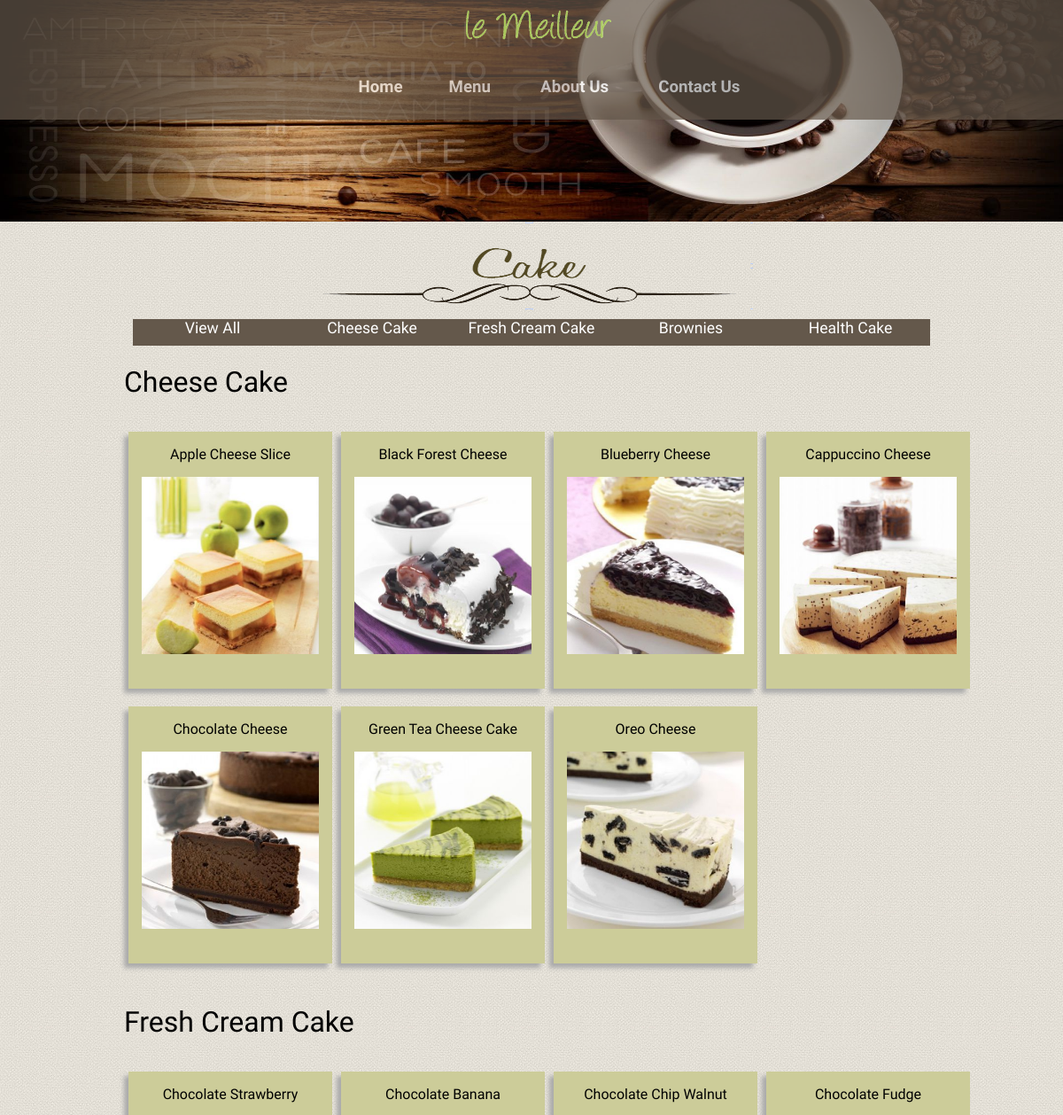
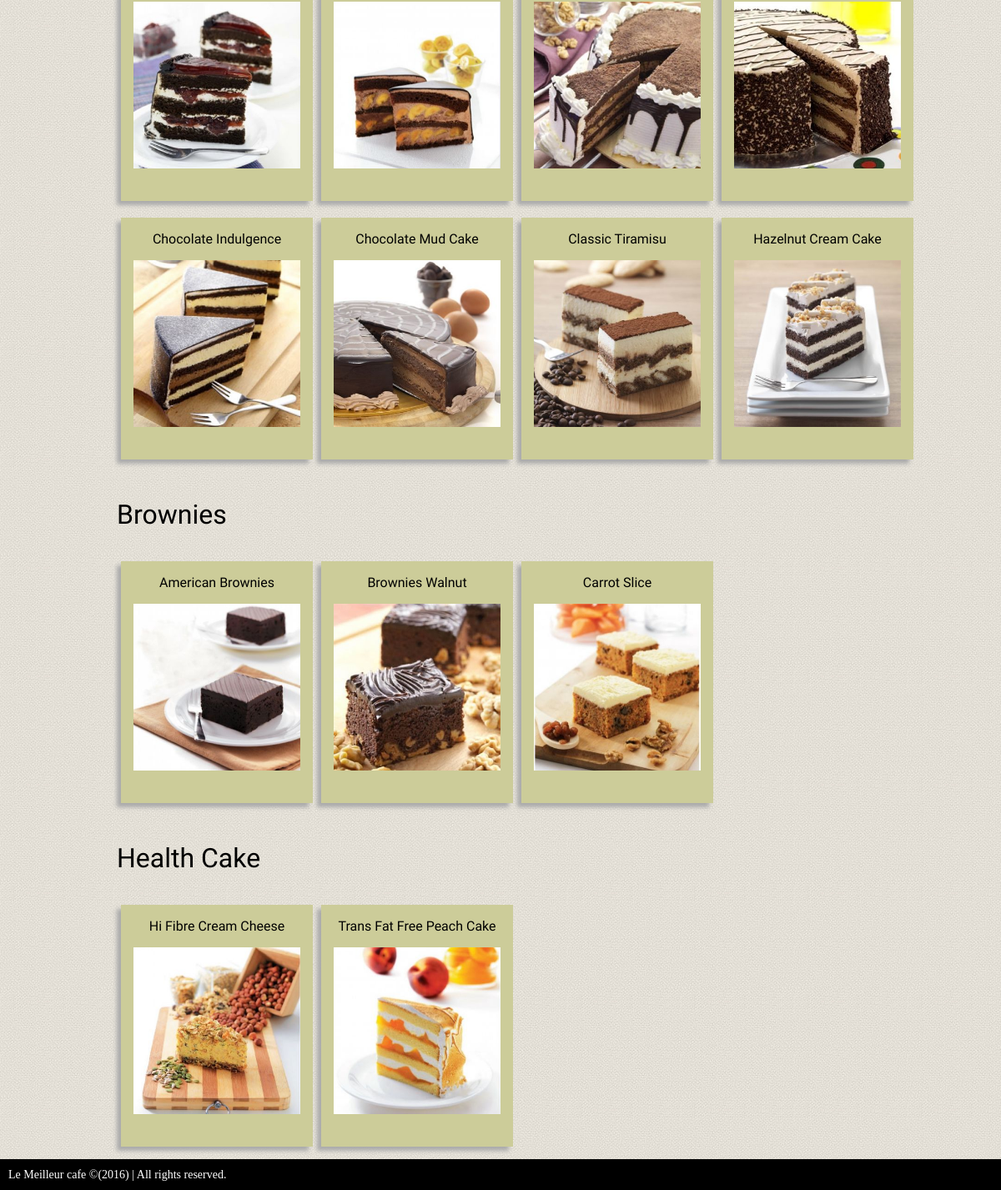
Screenshot of /menu/cake.php with the database file from the repository (2 pictures, top to bottom).
### tables this page shows
CREATE TABLE cake (
id INT  UNSIGNED AUTO_INCREMENT PRIMARY KEY,
name VARCHAR(30) NOT NULL,
cakeType VARCHAR(50) NOT NULL,
image VARCHAR(200) NOT NULL,
description VARCHAR(500)NOT NULL
);

### menu/cake.php (the view, shortened to what this page needs)
<!DOCTYPE html>
<html>
<head>
<link rel="stylesheet" href="../styles/mystyle.css">
</head>
<body>
<?php include('../includes/header.php');?>
<?php include('../includes/navigation.php');?>
<div id="wrapper">
<div id="contentWrapper">
<?php include("../includes/DBSetting.php");?>
<?php $cakeTypes=array("Cheese Cake", "Fresh Cream Cake", "Brownies", "Health Cake");?>
<div id="cakeheader" class="title"></div>
<ul class="diffTypeNav" id="cakeNav">
<li class="cakeMenuNavList"><a onclick="showAll();">View All</a></li>
<li class="cakeMenuNavList"><a onclick="showCheeseCake();">Cheese Cake</a></li>
<li class="cakeMenuNavList"><a onclick="showFreshCreamCake();">Fresh Cream Cake</a></li>
<li class="cakeMenuNavList"><a onclick="showBrownies();">Brownies</a></li>
<li class="cakeMenuNavList"><a onclick="showHealthCake();">Health Cake</a></li>
</ul>
<?php foreach($cakeTypes as $cakeType) {?>
<?php $sql = "SELECT * FROM cake where cakeType='".$cakeType."'";
$result = $conn->query($sql);
if ($result->num_rows > 0) {
?>
<?php echo"<ul id='menu$cakeType' class='menuUL'>";?>
<p class="type"><?php echo $cakeType ?></p>
<?php
     while($row = $result->fetch_assoc()) {
?>
<li id="menuLI">
<div id="menuBox">
<p class="menuName"><?php echo $row["name"]; ?></p>
<div id="f1_container">
<div id="f1_card" class="shadow">
<div class="front face">
<img id="<?php echo $row["id"]; ?>" src="<?php echo $row["image"]; ?>" alt="<?php echo $row["name"]; ?>" width="200" height="200">
</div>
<div class="back face">
</div>
</div>
</div>
</div>
</li>
	 <?php }?>
	 </ul>
<?php }}
include('../includes/footer.php');?>
</div>
</div>
</body>
</html>

### includes/header.php
<header id="pageHeader">
	<a href = "/cafe/index.php" style="	list-style-type: none;">
	<img src="/cafe/images/logo.png" alt="header" width="100%">
	</a>
</header>

### includes/navigation.php (shortened to what this page needs)
<nav class="topNavigation">
	<ul class="topnav">
	<li class="home"><a href="/cafe"><h3>Home</h3></a>
	<li class="list"><a href="/cafe/menu" class="dropdownlist"><h3>Menu</h3></a>
	</li>
	<li><a href="/cafe/about"><h3>About Us</h3></a></li>
	<li><a href="/cafe/contactus"><h3>Contact Us</h3></a></li>
	</ul>
</nav>

### includes/footer.php
<footer id="pageFooter">
Le Meilleur cafe &copy(2016) | All rights reserved.
</footer>

### styles/mystyle.css (style rules this page uses)
html { height:100%; }
div#contentWrapper { background-image: url(../images/background.jpg); background-repeat: repeat; padding: 0; font-size: 16px; margin: auto; z-index: 10; }
header#pageHeader { position: fixed; width: 180px; margin: auto; padding-left: 43%; z-index: 10; opacity: 0.9; }
.title { padding-top: 100px; background-size: 500px 100px; background-repeat: no-repeat; background-position: center; }
body { margin:0px; padding:0px; height:100%; }
footer#pageFooter { margin:0px; padding:10px; border-top:1px dotted black; font-size: 14px; color: white; background: black; }
.topNavigation { position: fixed; width: 100%; z-index: 9; opacity: 0.7; background-color: rgb(100,88,75); }
nav ul { list-style-type: none; margin: auto; text-align:center; padding-top: 60px; overflow: hidden; }
nav li { font-family: PT Sans Narrow; padding: 0 10px; margin: auto; display: inline-block; }
nav li a, .dropdownlist { display: inline-block; color: white; text-align: center; padding: 8px 16px; text-decoration: none; }
ul.menuUL { display:table; list-style: none outside none; width: 960px; margin:auto; }
li#menuLI { float: left; display: block; width: 230px; height: 300px; margin:5px; }
ul.diffTypeNav { position:relative; top:10px; list-style-type: none; height:30px; overflow: hidden; background-color: rgb(100,88,75); margin:auto; padding:0; font-size:1.1em; font-family:PT Sans Narrow; }
ul#cakeNav { width:900px; }
li.cakeMenuNavList { float: left; width: 180px; height:100% }
li.cakeMenuNavList a { display: inline-block; color: white; text-align: center; width: 100%; height:100%; text-decoration: none; font-family: Abel, sans-serif; }
#menuBox { display: inline-block; width: 230px; height:290px; text-align: center; background-color: #cccc99; box-shadow: -5px 5px 5px #aaa; position:relative; }
#f1_container { perspective: 1000; }
#f1_card { position: absolute; width: 100%; height: 100%; transform-style: preserve-3d; transition: 300ms linear all; }
.face { -webkit-backface-visibility: hidden; backface-visibility: hidden; -webkit-transition: -webkit-transform 1s; transition: transform 1s; position: absolute; width: 100%; height: 100%; backface-visibility: hidden; }
.face.back { display: block; box-sizing: border-box; transform: rotateY(180deg); text-align: center; color:#666633; width:200px; height:200px; margin-left:15px; }
div #cakeheader { background-image:url("../images/menuTitle/cake.png"); }
div.title { padding-top:100px; background-position:center; background-size:500px 100px; background-repeat: no-repeat; }
p.type { font-family: Abel, sans-serif; font-size: 2.0em; }
p.menuName { font-family: Abel, sans-serif; text-align:center; }

### rows the page displays
cake: name "Apple Cheese Slice", image (picture)
cake: name "Black Forest Cheese", image (picture)
cake: name "Blueberry Cheese", image (picture)
cake: name "Cappuccino Cheese", image (picture)
cake: name "Chocolate Cheese", image (picture)
cake: name "Green Tea Cheese Cake", image (picture)
cake: name "Oreo Cheese", image (picture)
cake: name "Chocolate Strawberry", image (picture)
cake: name "Chocolate Banana", image (picture)
cake: name "Chocolate Chip Walnut", image (picture)
cake: name "Chocolate Fudge", image (picture)
cake: name "Chocolate Indulgence", image (picture)
cake: name "Chocolate Mud Cake", image (picture)
cake: name "Classic Tiramisu", image (picture)
cake: name "Hazelnut Cream Cake", image (picture)
cake: name "American Brownies", image (picture)
cake: name "Brownies Walnut", image (picture)
cake: name "Carrot Slice", image (picture)
cake: name "Hi Fibre Cream Cheese", image (picture)
cake: name "Trans Fat Free Peach Cake", image (picture)

### other values shown
$cakeType "Cheese Cake"
$cakeType "Fresh Cream Cake"
$cakeType "Brownies"
$cakeType "Health Cake"
